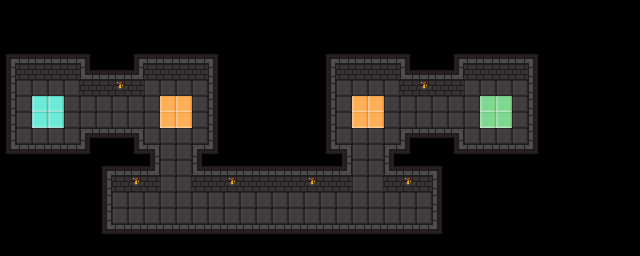

A level layout from a 2D game, rendered from its tile map. Below: a short description, then the map file with its tile-grid data intact:
An orthogonal 40x16 tile map with 16x16 px tiles, 1 tile layer (Tile Layer 1), 2 tilesets and 10 objects.

<map version="1.4" tiledversion="1.4.3" orientation="orthogonal" renderorder="right-down" width="40" height="16" tilewidth="16" tileheight="16" infinite="0" nextlayerid="3" nextobjectid="11">
 <tileset firstgid="1" source="../tileset_dungeon.tsx" />
 <tileset firstgid="65" source="../tileset_common.tsx" />
 <layer id="1" name="Tile Layer 1" width="40" height="16">
  <data encoding="csv">
0,0,0,0,0,0,0,0,0,0,0,0,0,0,0,0,0,0,0,0,0,0,0,0,0,0,0,0,0,0,0,0,0,0,0,0,0,0,0,0,
0,0,0,0,0,0,0,0,0,0,0,0,0,0,0,0,0,0,0,0,0,0,0,0,0,0,0,0,0,0,0,0,0,0,0,0,0,0,0,0,
0,0,0,0,0,0,0,0,0,0,0,0,0,0,0,0,0,0,0,0,0,0,0,0,0,0,0,0,0,0,0,0,0,0,0,0,0,0,0,0,
1,2,2,2,2,3,0,0,1,2,2,2,2,3,0,0,0,0,0,0,1,2,2,2,2,3,0,0,1,2,2,2,2,3,0,0,0,0,0,0,
9,25,25,25,25,12,2,2,13,25,25,25,25,11,0,0,0,0,0,0,9,25,25,25,25,12,2,2,13,25,25,25,25,11,0,0,0,0,0,0,
9,33,33,33,33,25,25,27,25,33,33,33,33,11,0,0,0,0,0,0,9,33,33,33,33,25,27,25,25,33,33,33,33,11,0,0,0,0,0,0,
9,33,69,69,33,33,33,33,33,33,65,65,33,11,0,0,0,0,0,0,9,33,65,65,33,33,33,33,33,33,67,67,33,11,0,0,0,0,0,0,
9,33,69,69,33,33,33,33,33,33,65,65,33,11,0,0,0,0,0,0,9,33,65,65,33,33,33,33,33,33,67,67,33,11,0,0,0,0,0,0,
9,33,33,33,33,4,18,18,5,33,33,33,33,11,0,0,0,0,0,0,9,33,33,33,33,4,18,18,5,33,33,33,33,11,0,0,0,0,0,0,
17,18,18,18,18,19,0,0,17,5,33,33,4,19,0,0,0,0,0,0,17,5,33,33,4,19,0,0,17,18,18,18,18,19,0,0,0,0,0,0,
0,0,0,0,0,0,1,2,2,13,33,33,12,2,2,2,2,2,2,2,2,13,33,33,12,2,2,3,0,0,0,0,0,0,0,0,0,0,0,0,
0,0,0,0,0,0,9,25,27,25,33,33,25,25,27,25,25,25,25,27,25,25,33,33,25,27,25,11,0,0,0,0,0,0,0,0,0,0,0,0,
0,0,0,0,0,0,9,33,33,33,33,33,33,33,33,33,33,33,33,33,33,33,33,33,33,33,33,11,0,0,0,0,0,0,0,0,0,0,0,0,
0,0,0,0,0,0,9,33,33,33,33,33,33,33,33,33,33,33,33,33,33,33,33,33,33,33,33,11,0,0,0,0,0,0,0,0,0,0,0,0,
0,0,0,0,0,0,17,18,18,18,18,18,18,18,18,18,18,18,18,18,18,18,18,18,18,18,18,19,0,0,0,0,0,0,0,0,0,0,0,0,
0,0,0,0,0,0,0,0,0,0,0,0,0,0,0,0,0,0,0,0,0,0,0,0,0,0,0,0,0,0,0,0,0,0,0,0,0,0,0,0
</data>
 </layer>
 <objectgroup id="2" name="Object Layer 1">
  <object id="1" template="../templates/ball.tx" x="112" y="224" width="32" height="32">
   <properties>
    <property name="line" type="object" value="2" />
    <property name="speed" type="float" value="70" />
   </properties>
  </object>
  <object id="2" template="../templates/line.tx" x="115.75" y="233">
   <polyline points="12.25,-25 300.25,-25" />
  </object>
  <object id="3" template="../templates/checkpoint.tx" x="160" y="96" width="32" height="32" />
  <object id="4" template="../templates/checkpoint.tx" x="352" y="96" width="32" height="32" />
  <object id="5" template="../templates/spawn.tx" x="48" y="112" />
  <object id="6" template="../templates/goal.tx" x="480" y="96" />
  <object id="7" template="../templates/text.tx" x="128" y="12" width="96" height="15">
   <text fontfamily="Courier" pixelsize="8" wrap="1" color="#ffffff" bold="1" halign="center" valign="center">Checkpoints</text>
  </object>
  <object id="8" template="../templates/text.tx" x="116" y="24" width="120" height="20">
   <text fontfamily="Courier" pixelsize="8" wrap="1" color="#ffffff" bold="1" halign="center" valign="center">save progress</text>
  </object>
  <object id="9" template="../templates/text.tx" x="224" y="132" width="96" height="15">
   <text fontfamily="Courier" pixelsize="8" wrap="1" color="#ffffff" bold="1" halign="center" valign="center">You can dash</text>
  </object>
  <object id="10" template="../templates/text.tx" x="212" y="144" width="120" height="20">
   <text fontfamily="Courier" pixelsize="8" wrap="1" color="#ffffff" bold="1" halign="center" valign="center">with space</text>
  </object>
 </objectgroup>
</map>
